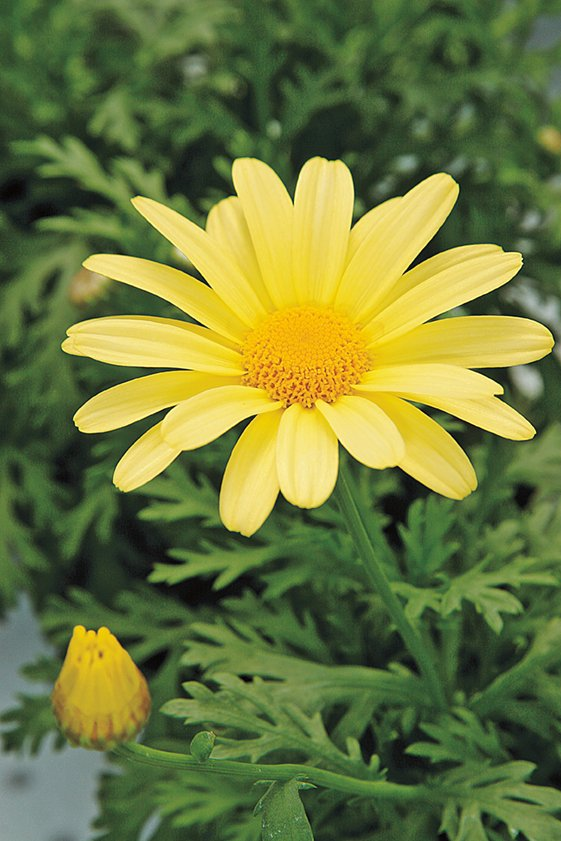
#> input picture a1images/daisy.jpg, 561 x 841 px
$ python Segmentation.py
#> lines starting #> are read from the running program, lines starting #| are printed output that depends on the picture
import numpy as np
import matplotlib.pyplot as plt
import cv2 as cv

img_orig = cv.imread('a1images/daisy.jpg', cv.IMREAD_COLOR)
#> img_orig is the input picture: shape (841, 561, 3); mean B, G, R 60.7, 120.3, 108.5

# Create a mask and foreground, background models to initialize GrabCut algorithm
mask = np.zeros(img_orig.shape[:2], np.uint8)
foreground_model = np.zeros((1, 65), np.float64)
background_model = np.zeros((1, 65), np.float64)

rect = (50, 50, img_orig.shape[1] - 50, img_orig.shape[0] - 50)                                 # Define rectangles around the foreground
#> rect = (50, 50, 511, 791)

cv.grabCut(img_orig, mask, rect, background_model, foreground_model, 5, cv.GC_INIT_WITH_RECT)   # Apply Grabcut algorithm

new_mask = np.where((mask == 2) | (mask == 0), 0, 1).astype('uint8')                            # Modify the mask

# Extract the foreground and background images
foreground_img = img_orig * new_mask[:, :, np.newaxis]
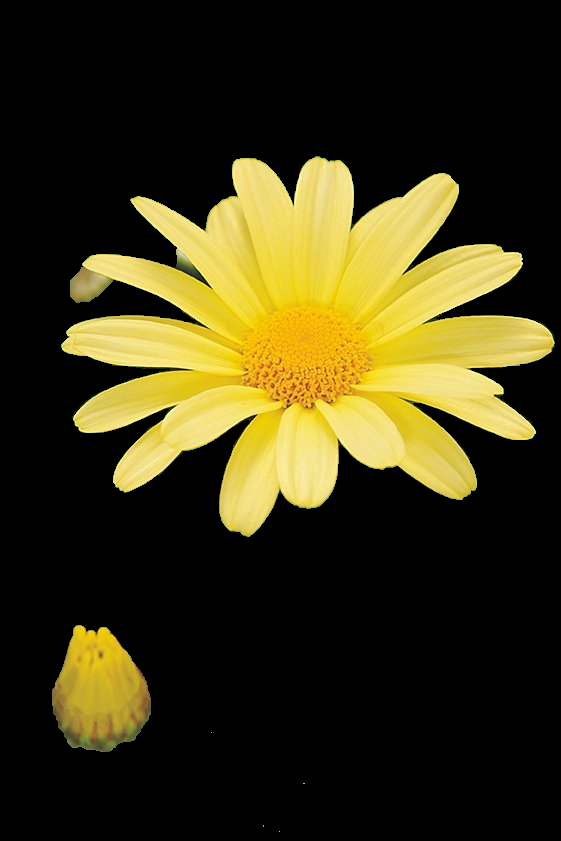
#> foreground_img: shape (841, 561, 3); mean B, G, R 20.2, 51.6, 57.8
background_img = img_orig * (1 - new_mask[:, :, np.newaxis])
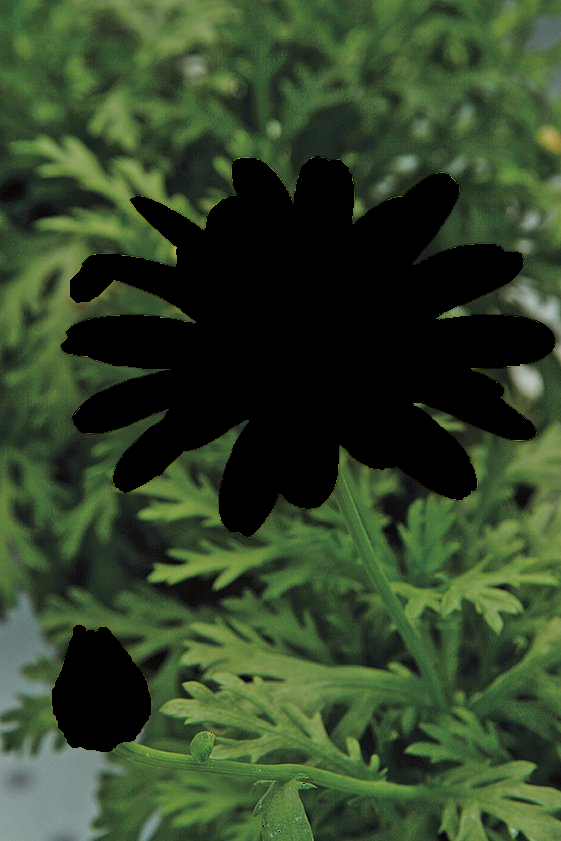
#> background_img: shape (841, 561, 3); mean B, G, R 40.4, 68.7, 50.7

background_blurred_img = cv.GaussianBlur(background_img, (21, 21), 0)                           # Apply Gaussian blur to the background
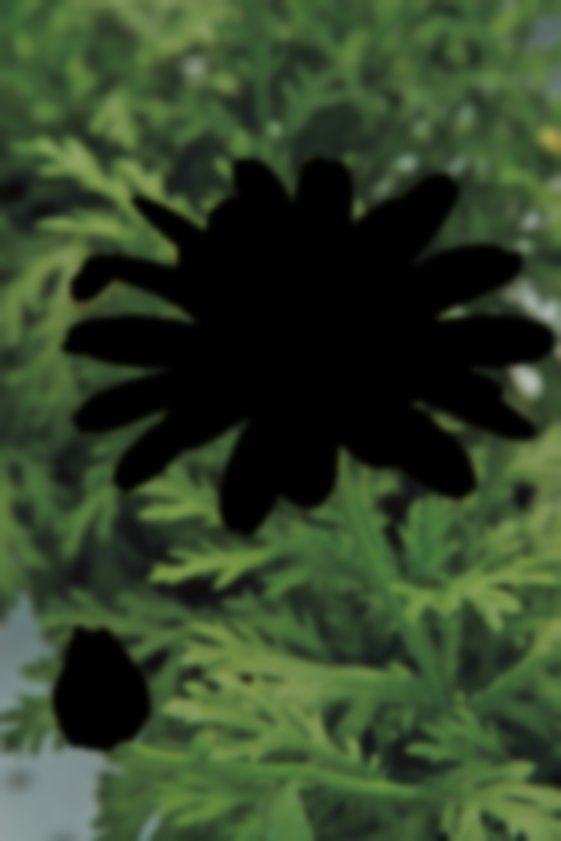
#> background_blurred_img: shape (841, 561, 3); mean B, G, R 40.4, 68.7, 50.7

enhanced_img = foreground_img + background_blurred_img                                          # Combine blurred and original images together
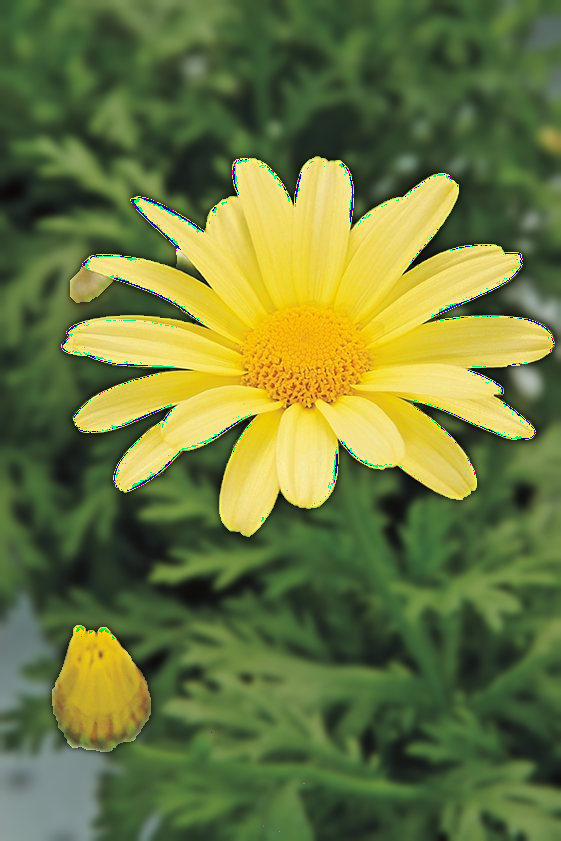
#> enhanced_img: shape (841, 561, 3); mean B, G, R 60.7, 119.4, 106.7

# Display final results
#region
plt.figure(figsize=(20, 4))

plt.subplot(161)
plt.imshow(cv.cvtColor(img_orig, cv.COLOR_BGR2RGB))
plt.title('Original Image')
plt.axis('off')


plt.subplot(162)
plt.imshow(new_mask, cmap='gray')
plt.title('Segmantation Mask')
plt.axis('off')


plt.subplot(163)
plt.imshow(cv.cvtColor(foreground_img, cv.COLOR_BGR2RGB))
plt.title('Foreground Image')
plt.axis('off')


plt.subplot(164)
plt.imshow(cv.cvtColor(background_img, cv.COLOR_BGR2RGB))
plt.title('Background Image')
plt.axis('off')

#endregion

# Display the enhanced image
#region

plt.subplot(165)
plt.imshow(cv.cvtColor(img_orig, cv.COLOR_BGR2RGB))
plt.title('Original Image')
plt.axis('off')

plt.subplot(166)
plt.imshow(cv.cvtColor(enhanced_img, cv.COLOR_BGR2RGB))
plt.title('Enhanced Image')
plt.axis('off')

plt.show()
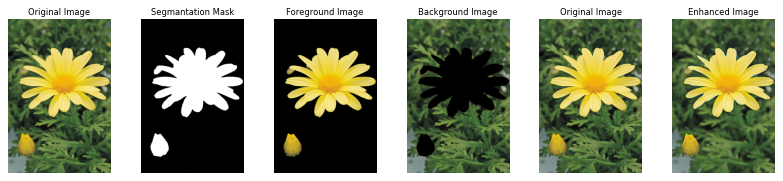
#> figure drawn by matplotlib, 6 panels
#endregion

$ run again, with a1images/emma.jpg copied over a1images/daisy.jpg
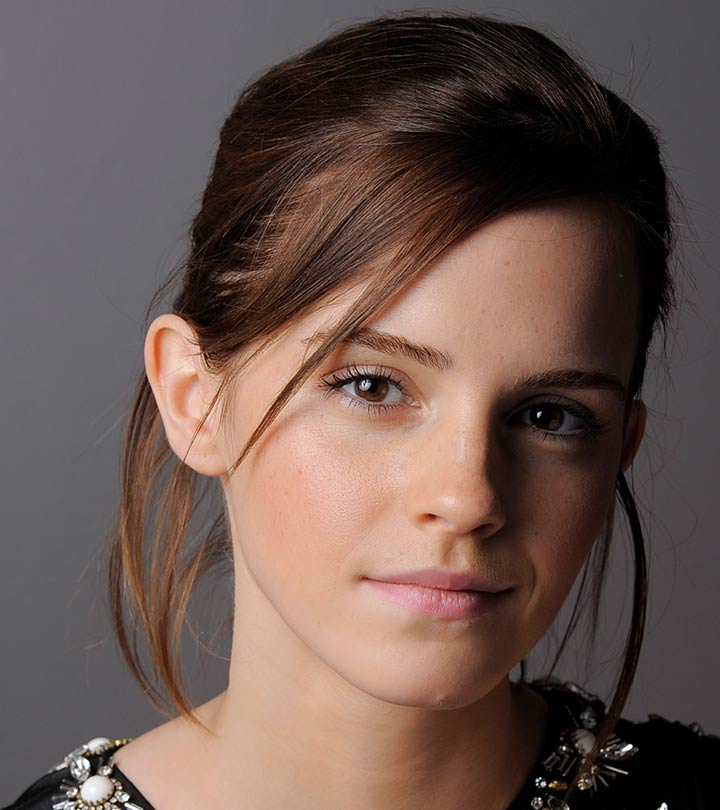
#> input picture a1images/emma.jpg, 720 x 810 px
#> img_orig is the input picture: shape (810, 720, 3); mean B, G, R 80.1, 87.4, 106.8
#> `foreground_img = img_orig * new_mask[:, :, np.newaxis]`:
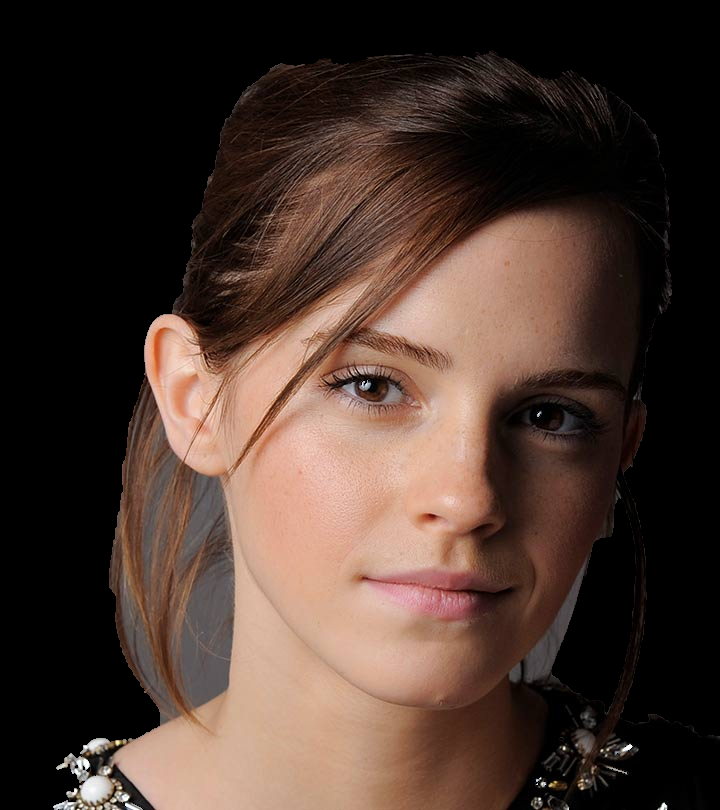
#> foreground_img: shape (810, 720, 3); mean B, G, R 46.4, 54.7, 73.2
#> `background_img = img_orig * (1 - new_mask[:, :, np.newaxis])`:
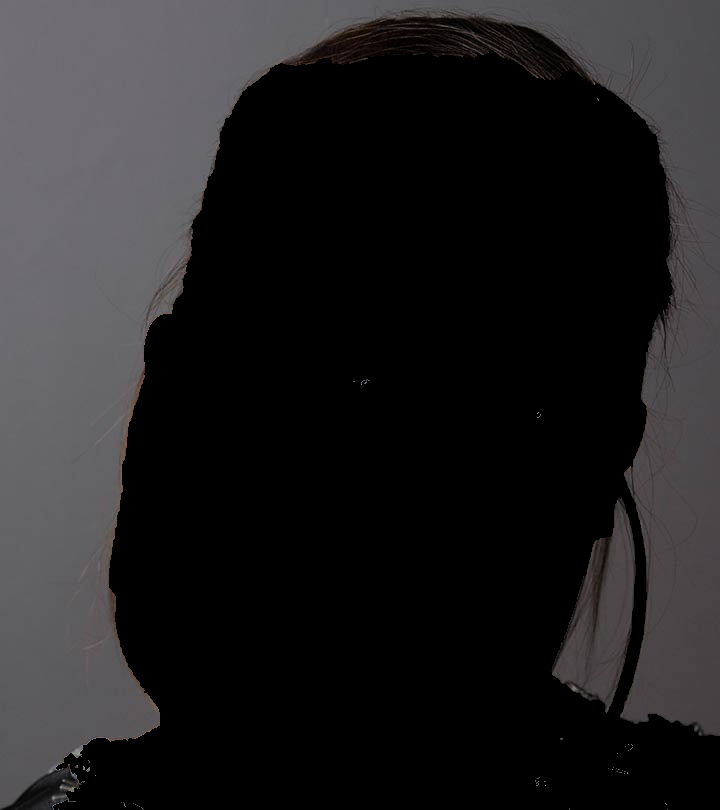
#> background_img: shape (810, 720, 3); mean B, G, R 33.7, 32.6, 33.6

$ run again, with a1images/highlights_and_shadows.jpg copied over a1images/daisy.jpg
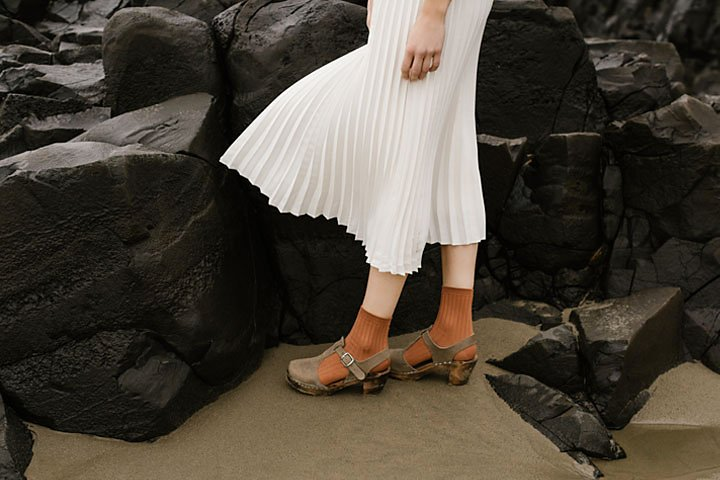
#> input picture a1images/highlights_and_shadows.jpg, 720 x 480 px
#> img_orig is the input picture: shape (480, 720, 3); mean B, G, R 58.1, 68.6, 75.7
#> `foreground_img = img_orig * new_mask[:, :, np.newaxis]`:
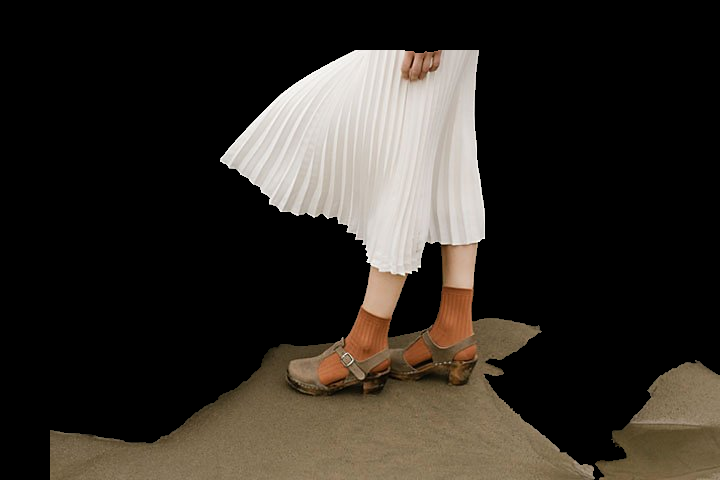
#> foreground_img: shape (480, 720, 3); mean B, G, R 37.1, 43.3, 48.3
#> `enhanced_img = foreground_img + background_blurred_img`:
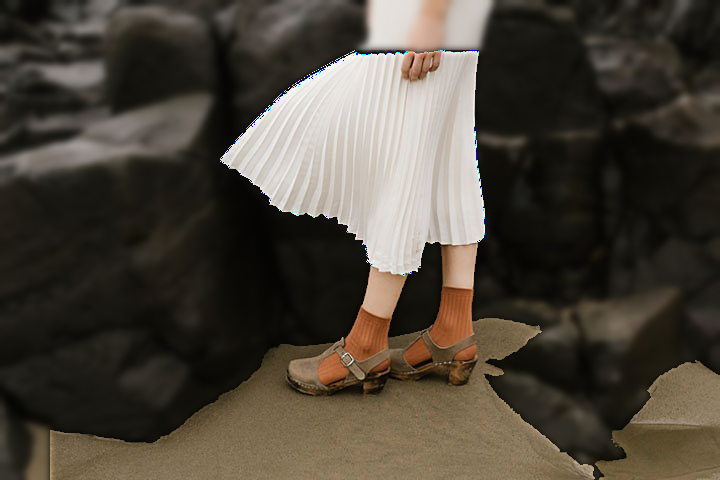
#> enhanced_img: shape (480, 720, 3); mean B, G, R 57.8, 68.2, 75.2

$ run again, with a1images/jeniffer.jpg copied over a1images/daisy.jpg
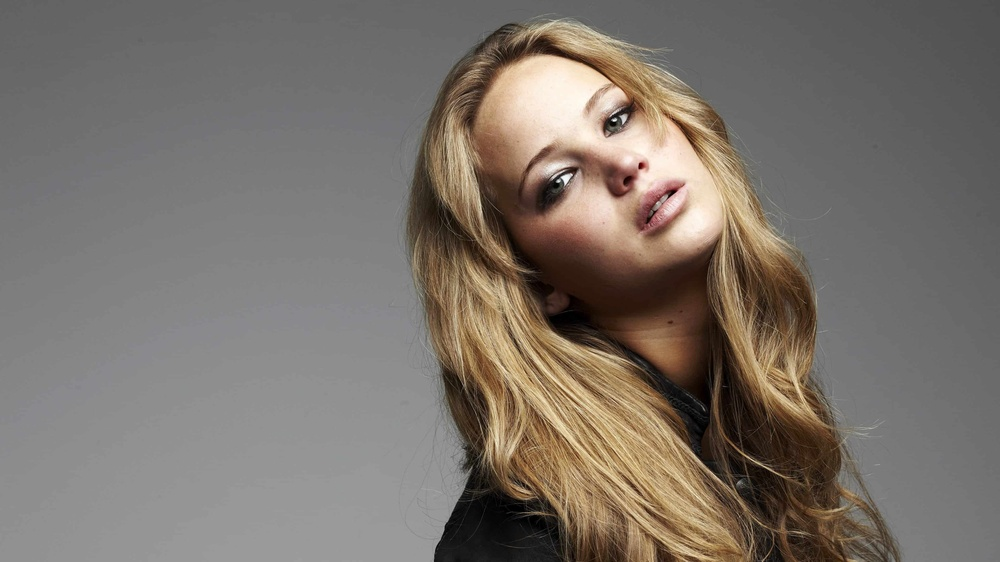
#> input picture a1images/jeniffer.jpg, 1000 x 562 px, shrunk from 3840 x 2160 before the run
#> img_orig is the input picture: shape (562, 1000, 3); mean B, G, R 106.8, 114.3, 122.3
#> `foreground_img = img_orig * new_mask[:, :, np.newaxis]`:
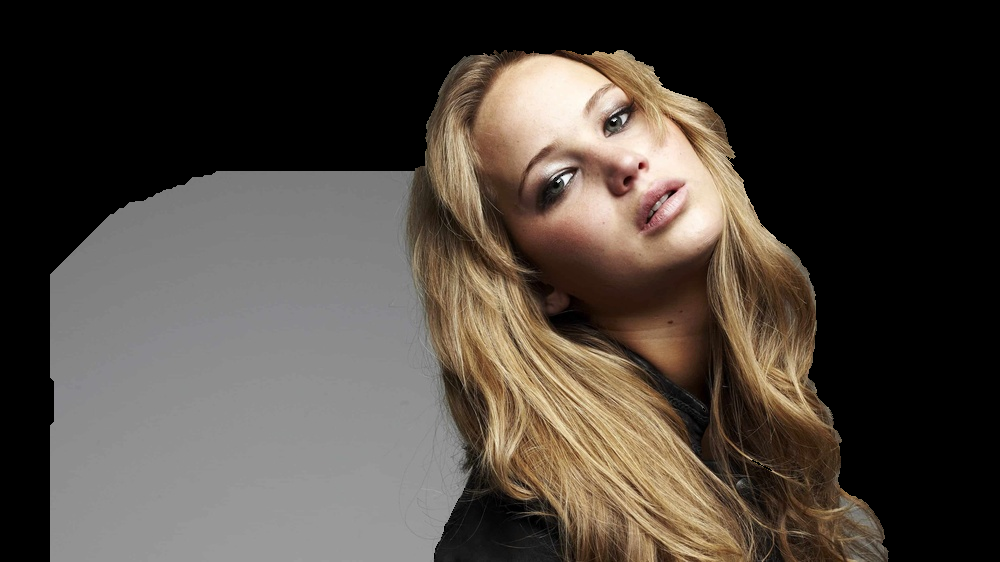
#> foreground_img: shape (562, 1000, 3); mean B, G, R 61.1, 68.4, 76.1
#> `background_img = img_orig * (1 - new_mask[:, :, np.newaxis])`:
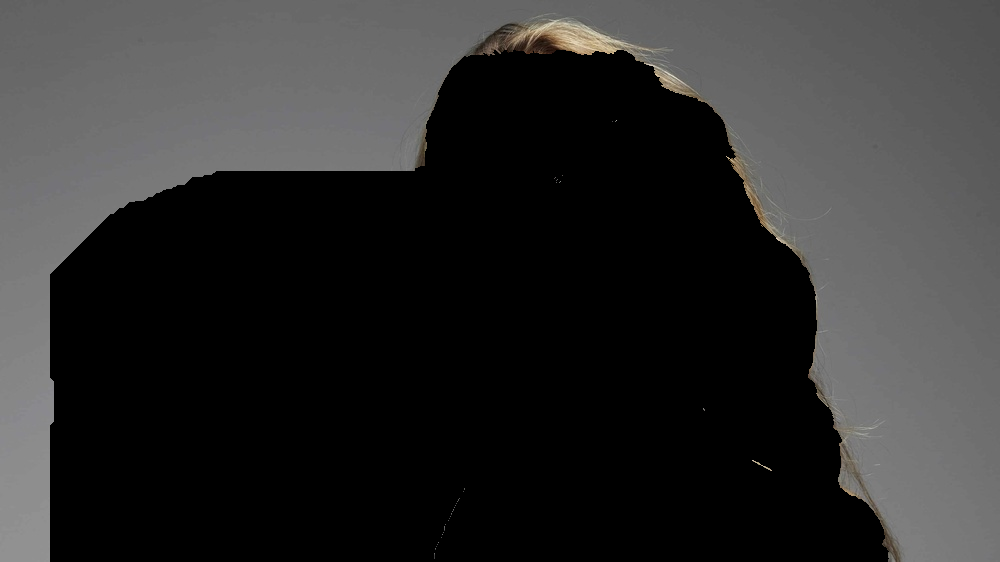
#> background_img: shape (562, 1000, 3); mean B, G, R 45.7, 46, 46.2
